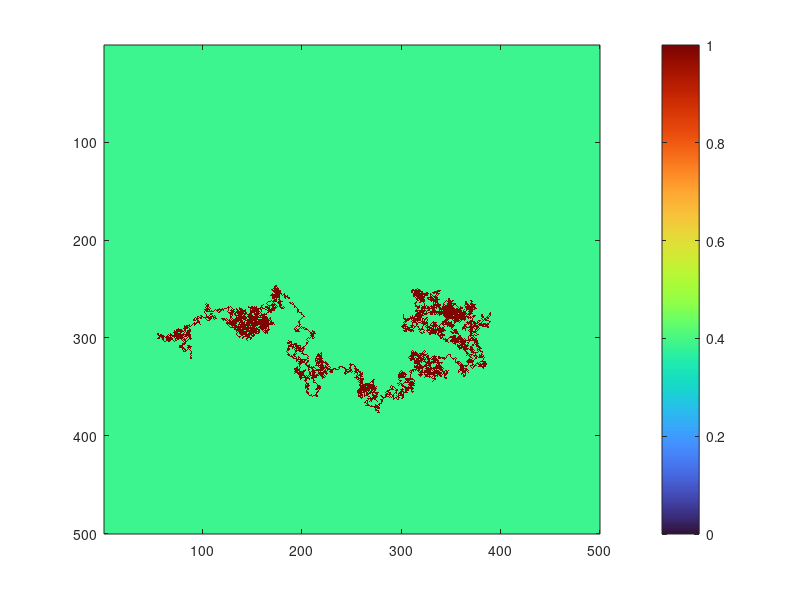

This chart was generated by the following MATLAB code:
% Create an environment of size 100x100
size = 500;
data = 100.*ones(size,size);

% Initializing
% Max Iterations
max_iter = 10000;
% Robot Spawn position;
x = randi(size);
y = randi(size);
data(x,y) = 255; % Marking the places robot has visited with red

for i = 1:max_iter
    s = 0;
    while s==0
        s = round(normrnd(0,1));
    end
    dx = 0; dy = 0;
    while dx == 0 && dy == 0
        dx = randi(3)-2
        dy = randi(3)-2
    end
    for i = 1:abs(s)
        x = max(min(x+dx,size),1);
        y = max(min(y+dy,size),1);
        data(x,y) = 255;
    end
end


% Display it.
image(data);
% Initialize a color map array of 256 colors.
colorMap = turbo(256);
% Apply the colormap and show the colorbar
colormap(colorMap);
colorbar;